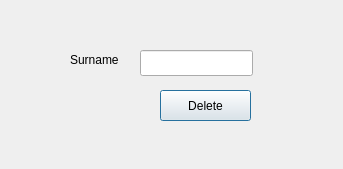
<?xml version="1.0" encoding="UTF-8"?>
<ui version="4.0">
 <class>dellist</class>
 <widget class="QDialog" name="dellist">
  <property name="geometry">
   <rect>
    <x>0</x>
    <y>0</y>
    <width>343</width>
    <height>169</height>
   </rect>
  </property>
  <property name="windowTitle">
   <string>Form</string>
  </property>
  <widget class="QPushButton" name="pushButton">
   <property name="geometry">
    <rect>
     <x>160</x>
     <y>90</y>
     <width>91</width>
     <height>31</height>
    </rect>
   </property>
   <property name="text">
    <string>Delete</string>
   </property>
  </widget>
  <widget class="QLineEdit" name="delteach">
   <property name="geometry">
    <rect>
     <x>140</x>
     <y>50</y>
     <width>113</width>
     <height>26</height>
    </rect>
   </property>
  </widget>
  <widget class="QLabel" name="label">
   <property name="geometry">
    <rect>
     <x>70</x>
     <y>50</y>
     <width>66</width>
     <height>19</height>
    </rect>
   </property>
   <property name="text">
    <string>Surname</string>
   </property>
  </widget>
 </widget>
 <resources/>
 <connections/>
</ui>
